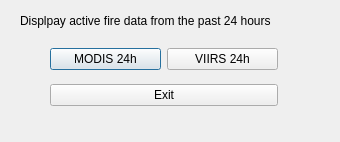
<?xml version="1.0" encoding="UTF-8"?>
<ui version="4.0">
 <class>ActiveFireDialogBase</class>
 <widget class="QDialog" name="ActiveFireDialogBase">
  <property name="geometry">
   <rect>
    <x>0</x>
    <y>0</y>
    <width>340</width>
    <height>142</height>
   </rect>
  </property>
  <property name="windowTitle">
   <string>Active Fire</string>
  </property>
  <widget class="QLabel" name="label">
   <property name="geometry">
    <rect>
     <x>20</x>
     <y>10</y>
     <width>361</width>
     <height>21</height>
    </rect>
   </property>
   <property name="text">
    <string>Displpay active fire data from the past 24 hours</string>
   </property>
  </widget>
  <widget class="QWidget" name="layoutWidget">
   <property name="geometry">
    <rect>
     <x>50</x>
     <y>40</y>
     <width>228</width>
     <height>75</height>
    </rect>
   </property>
   <layout class="QVBoxLayout" name="verticalLayout">
    <item>
     <layout class="QHBoxLayout" name="horizontalLayout">
      <item>
       <widget class="QPushButton" name="pushButton">
        <property name="text">
         <string>MODIS 24h</string>
        </property>
       </widget>
      </item>
      <item>
       <widget class="QPushButton" name="pushButton_2">
        <property name="text">
         <string>VIIRS 24h</string>
        </property>
       </widget>
      </item>
     </layout>
    </item>
    <item>
     <widget class="QPushButton" name="pushButton_3">
      <property name="text">
       <string>Exit</string>
      </property>
     </widget>
    </item>
   </layout>
  </widget>
 </widget>
 <resources/>
 <connections>
  <connection>
   <sender>pushButton_3</sender>
   <signal>clicked()</signal>
   <receiver>ActiveFireDialogBase</receiver>
   <slot>accept()</slot>
   <hints>
    <hint type="sourcelabel">
     <x>201</x>
     <y>121</y>
    </hint>
    <hint type="destinationlabel">
     <x>145</x>
     <y>107</y>
    </hint>
   </hints>
  </connection>
 </connections>
</ui>
